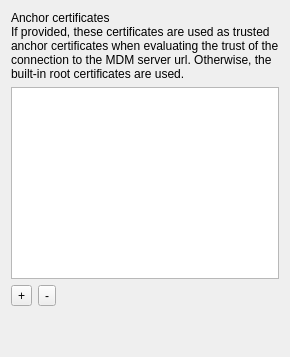
     <widget class="QWidget" name="anchor">
      <attribute name="title">
       <string>Anchor Certs</string>
      </attribute>
      <layout class="QVBoxLayout" name="verticalLayout_6">
       <item>
        <widget class="QWidget" name="widget_2" native="true">
         <layout class="QVBoxLayout" name="verticalLayout_5">
          <property name="leftMargin">
           <number>0</number>
          </property>
          <property name="topMargin">
           <number>0</number>
          </property>
          <property name="rightMargin">
           <number>0</number>
          </property>
          <property name="bottomMargin">
           <number>0</number>
          </property>
          <item>
           <widget class="QWidget" name="widget_10" native="true">
            <layout class="QVBoxLayout" name="verticalLayout_15">
             <property name="spacing">
              <number>0</number>
             </property>
             <property name="leftMargin">
              <number>0</number>
             </property>
             <property name="topMargin">
              <number>0</number>
             </property>
             <property name="rightMargin">
              <number>0</number>
             </property>
             <property name="bottomMargin">
              <number>0</number>
             </property>
             <item>
              <widget class="QLabel" name="label_12">
               <property name="text">
                <string>Anchor certificates</string>
               </property>
              </widget>
             </item>
             <item>
              <widget class="QLabel" name="lTipAnchorCertificates">
               <property name="text">
                <string>If provided, these certificates are used as trusted anchor certificates when evaluating the trust of the connection to the MDM server url. Otherwise, the built-in root certificates are used.</string>
               </property>
               <property name="wordWrap">
                <bool>true</bool>
               </property>
              </widget>
             </item>
            </layout>
           </widget>
          </item>
          <item>
           <widget class="StyledTreeView" name="anchorCertsView"/>
          </item>
          <item>
           <layout class="QHBoxLayout" name="horizontalLayout_4">
            <item>
             <widget class="QToolButton" name="addAnchorCert">
              <property name="text">
               <string>+</string>
              </property>
             </widget>
            </item>
            <item>
             <widget class="QToolButton" name="removeAnchorCert">
              <property name="text">
               <string>-</string>
              </property>
             </widget>
            </item>
            <item>
             <spacer name="horizontalSpacer_7">
              <property name="orientation">
               <enum>Qt::Horizontal</enum>
              </property>
              <property name="sizeHint" stdset="0">
               <size>
                <width>40</width>
                <height>20</height>
               </size>
              </property>
             </spacer>
            </item>
           </layout>
          </item>
         </layout>
        </widget>
       </item>
       <item>
        <spacer name="verticalSpacer_3">
         <property name="orientation">
          <enum>Qt::Vertical</enum>
         </property>
         <property name="sizeHint" stdset="0">
          <size>
           <width>20</width>
           <height>40</height>
          </size>
         </property>
        </spacer>
       </item>
      </layout>
     </widget>
